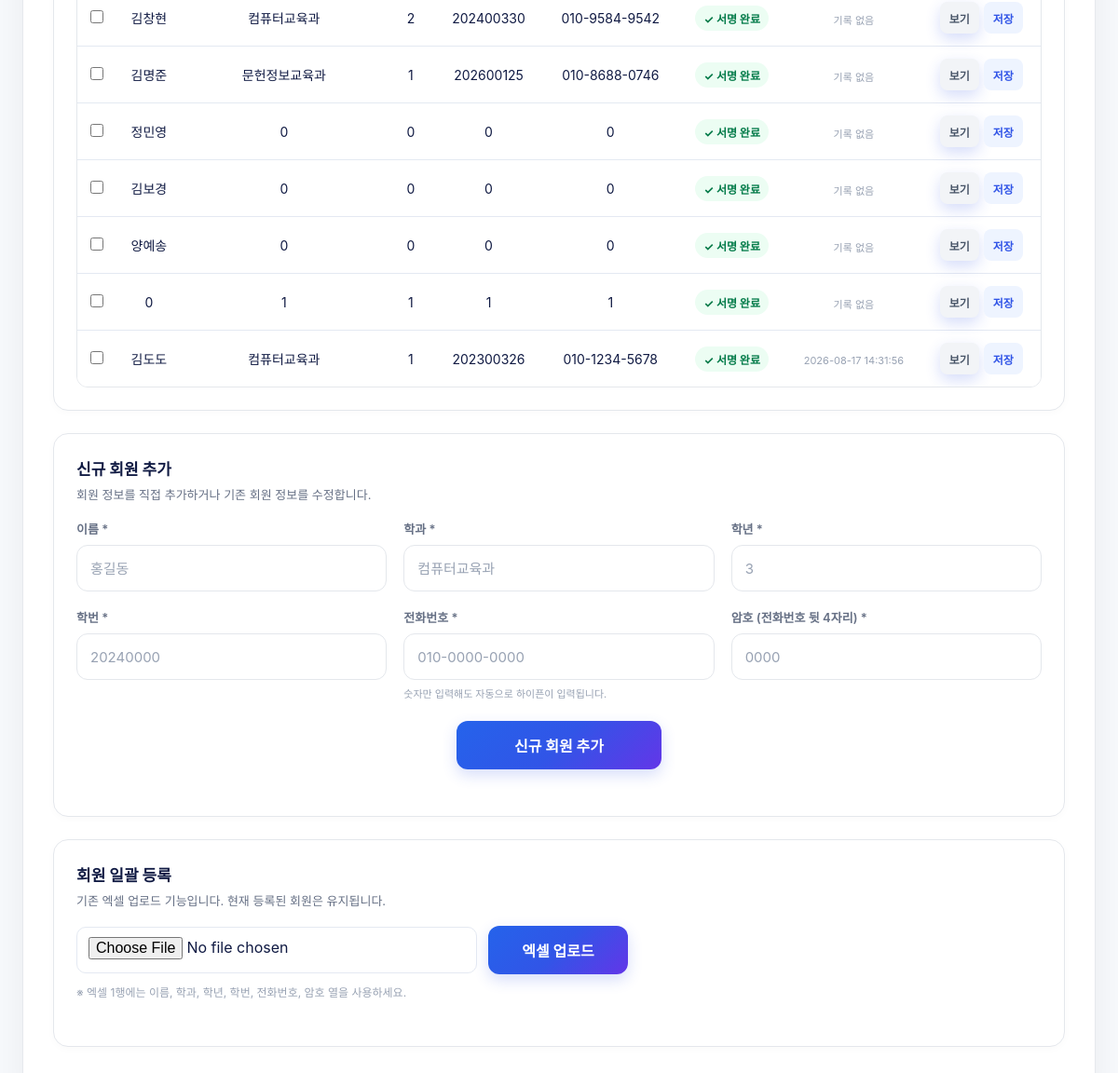
Page /admin_members (signed in, lower part) on the earlier database version.
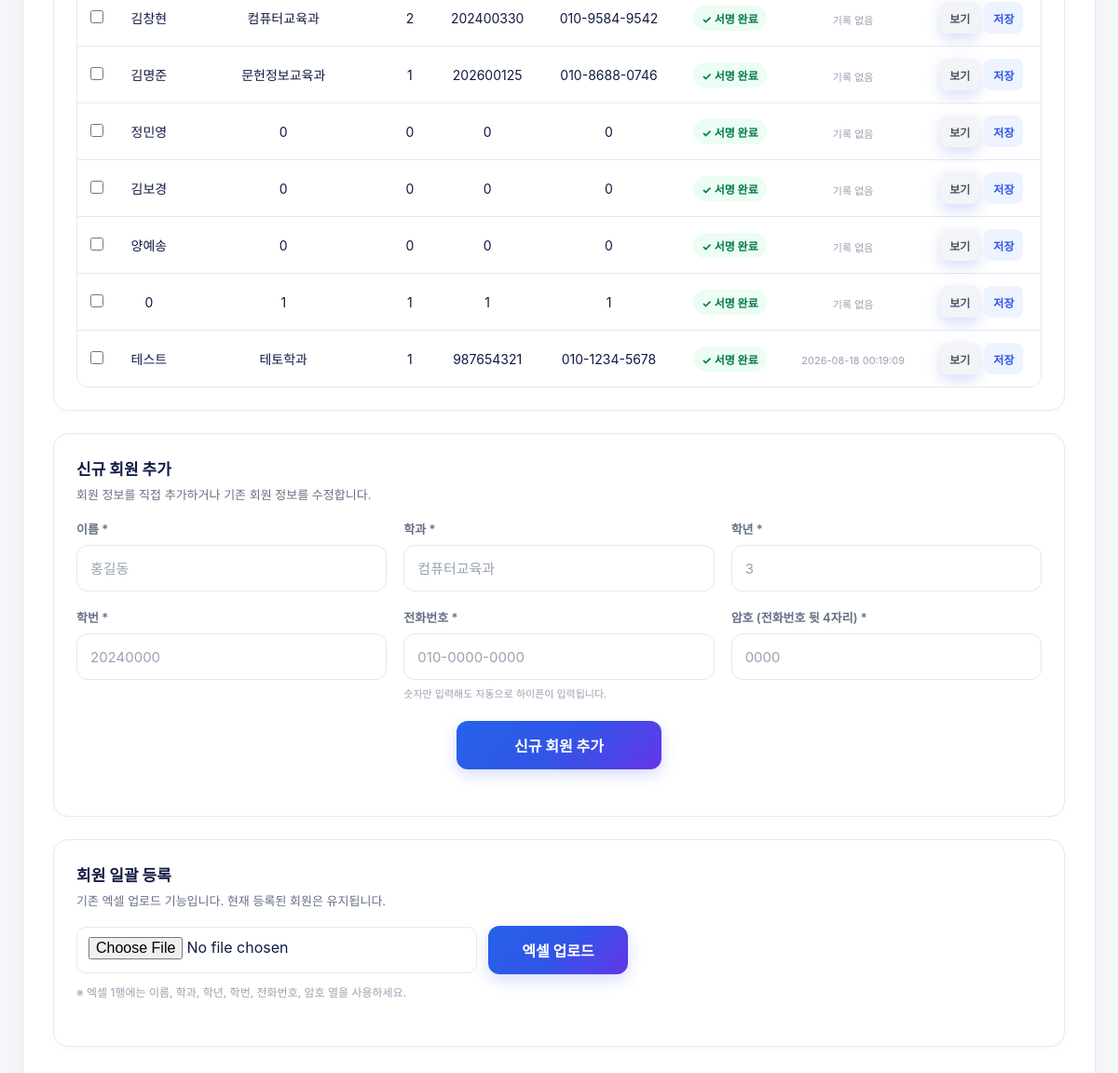
Same page on the later database version.
### tables this page shows
CREATE TABLE users (
    id INTEGER PRIMARY KEY AUTOINCREMENT,
    name TEXT NOT NULL,
    department TEXT,
    grade TEXT,
    student_id TEXT,
    phone TEXT,
    phone_last4 TEXT NOT NULL,
    has_signed INTEGER DEFAULT 0
, signed_at DATETIME);

### app.py (the view)
@app.route("/admin_members")
@admin_required
def admin_members():
    conn = sqlite3.connect(BASE_DIR / "users.db")
    c = conn.cursor()
    c.execute("SELECT * FROM users")
    users = c.fetchall()
    conn.close()
    return render_template("admin_members.html", users=users)

### app.py (called while the page is built)
def load_config():
    try:
        with open(CONFIG_FILE, "r", encoding="utf-8") as f:
            return json.load(f)
    except (FileNotFoundError, json.JSONDecodeError):
        return {
            "organization_name": "뉴맨",
            "academic_year": "2026",
            "semester": "2학기",
            "main_title": "동아리 재등록 시스템",
            "help_title": "인증이 어려우신가요?",
            "help_message": "회장에게 문의해 주세요.",
            "completion_title": "회원 명부에 서명되었습니다!",
            "completion_message": "서명해 주셔서 감사합니다 😊",
            "slogan": "언제나 당신의 곁에서, NEWMAN",
            "developer": "Developed by Stephen Kim",
            "logo": "newman_logo.jpg",
            "copyright": "All rights reserved."
        }

@app.context_processor
def inject_site_config():
    return {"site": load_config()}

def admin_required(view_func):
    @wraps(view_func)
    def wrapped_view(*args, **kwargs):
        if session.get("admin") is not True:
            session.pop("admin", None)
            return redirect("/admin")
        return view_func(*args, **kwargs)
    return wrapped_view

### templates/admin_members.html (shortened to what this page needs)
<!DOCTYPE html>
<html lang="ko">
<head>
    <link rel="stylesheet" href="/static/style.css">
</head>
<body>
<div class="admin-container">
    <div class="section-box">
        <div class="member-table-wrap">
            <table class="member-table" id="member_table">
                <tbody id="member_tbody">
                {% for user in users %}
                    <tr
                        class="member-row"
                        data-id="{{ user[0] }}"
                        data-name="{{ user[1]|lower }}"
                        data-department="{{ user[2]|lower }}"
                        data-grade="{{ user[3] }}"
                        data-student="{{ user[4] }}"
                        data-phone="{{ user[5] }}"
                        data-signed="{{ 'signed' if user[7] == 1 else 'pending' }}"
                        data-display-name="{{ user[1] }}"
                        data-signature-url="{{ '/download/' ~ user[1] ~ '.png' }}"
                    >
                        <td>
                            <input
                                type="checkbox"
                                class="member-checkbox"
                                value="{{ user[0] }}"
                                onchange="updateSelection()"
                            >
                        </td>
                        <td>{{ user[1] }}</td>
                        <td>{{ user[2] }}</td>
                        <td>{{ user[3] }}</td>
                        <td>{{ user[4] }}</td>
                        <td>{{ user[5] }}</td>
                        <td>
                            {% if user[7] == 1 %}
                                <span class="member-status signed">
                                    ✓ 서명 완료
                                </span>
                            {% else %}
                                <span class="member-status pending">
                                    미서명
                                </span>
                            {% endif %}
                        </td>
                        <td>
                            {% if user[7] == 1 %}
                                {% if user|length > 8 and user[8] %}
                                    <span class="signed-at">
                                        {{ user[8] }}
                                    </span>
                                {% else %}
                                    <span class="signed-at">기록 없음</span>
                                {% endif %}
                            {% else %}
                                <span style="color:#98A2B3;">-</span>
                            {% endif %}
                        </td>
                        <td>
                            {% if user[7] == 1 %}
                                <div class="member-table-actions">
                                    <button
                                        type="button"
                                        class="signature-view"
                                        onclick="openSignatureModal(
                                            '{{ user[1]|e }}',
                                            '{{ ('/download/' ~ user[1] ~ '.png')|e }}',
                                            '{% if user|length > 8 and user[8] %}{{ user[8]|e }}{% else %}기록 없음{% endif %}'
                                        )"
                                    >
                                        보기
                                    </button>
                                    <a
                                        href="/download/{{ user[1] }}.png"
                                        class="member-download"
                                        download
                                    >
                                        저장
                                    </a>
                                </div>
                            {% else %}
                                <span style="color:#98A2B3;">-</span>
                            {% endif %}
                        </td>
                    </tr>
                {% endfor %}
                </tbody>
            </table>
        </div>
    </div>
    <div class="section-box">
        <div class="member-group" style="padding-top:0;border-top:0;">
            <h4 id="form_title">신규 회원 추가</h4>
            <p class="member-description">
                회원 정보를 직접 추가하거나 기존 회원 정보를 수정합니다.
            </p>
            <form
                id="user_form"
                action="/admin/add_user"
                method="POST"
                onsubmit="return validateMemberForm()"
            >
                <div class="member-form-grid">
                    <div class="member-field">
                        <label for="name">이름 *</label>
                        <input
                            type="text"
                            id="name"
                            name="name"
                            placeholder="홍길동"
                            required
                        >
                    </div>
                    <div class="member-field">
                        <label for="department">학과 *</label>
                        <input
                            type="text"
                            id="department"
                            name="department"
                            placeholder="컴퓨터교육과"
                            required
                        >
                    </div>
                    <div class="member-field">
                        <label for="grade">학년 *</label>
                        <input
                            type="text"
                            id="grade"
                            name="grade"
                            placeholder="3"
                            required
                        >
                    </div>
                    <div class="member-field">
                        <label for="student_id">학번 *</label>
                        <input
                            type="text"
                            id="student_id"
                            name="student_id"
                            placeholder="20240000"
                            required
                        >
                    </div>
                    <div class="member-field">
                        <label for="phone">전화번호 *</label>
                        <input
                            type="tel"
                            id="phone"
                            name="phone"
                            placeholder="010-0000-0000"
                            maxlength="13"
                            required
                        >
                        <div class="field-help">
                            숫자만 입력해도 자동으로 하이픈이 입력됩니다.
                        </div>
                    </div>
                    <div class="member-field">
                        <label for="phone_last4">암호 (전화번호 뒷 4자리) *</label>
                        <input
                            type="tel"
                            id="phone_last4"
                            name="phone_last4"
                            maxlength="4"
                            placeholder="0000"
                            inputmode="numeric"
                            required
                        >
                    </div>
                </div>
                <div class="member-actions-row">
                    <button
                        type="submit"
                        id="submit_button"
                    >
                        신규 회원 추가
                    </button>
                </div>
            </form>
        </div>
    </div>
    <div class="section-box">
        <div class="member-group" style="padding-top:0;border-top:0;">
            <h4>회원 일괄 등록</h4>
            <p class="member-description">
                기존 엑셀 업로드 기능입니다. 현재 등록된 회원은 유지됩니다.
            </p>
            <form
                action="/admin/upload_excel"
                method="POST"
                enctype="multipart/form-data"
            >
                <div class="upload-row">
                    <input
                        type="file"
                        name="file"
                        accept=".xlsx,.xls"
                        required
                    >
                    <button type="submit">
                        엑셀 업로드
                    </button>
                </div>
            </form>
            <p class="member-helper">
                ※ 엑셀 1행에는 이름, 학과, 학년, 학번, 전화번호, 암호 열을 사용하세요.
            </p>
        </div>
    </div>
</div>
</body>
</html>

### static/style.css (style rules this page uses)
:root { --primary: #3155E7; --primary-hover: #2443C7; --primary-light: #EAF0FF; --blue: #2563EB; --cyan: #18B9E8; --purple: #6336E8; --navy: #101A43; --bg-color: #F6F8FC; --surface: #FFFFFF; --text-main: #101A43; --text-muted: #667085; --border: #E4E9F2; --input-bg: #F9FAFC; --error: #EF5B6A; }
* { box-sizing: border-box; margin: 0; padding: 0; font-family: 'Pretendard', -apple-system, BlinkMacSystemFont, system-ui, Roboto, sans-serif; }
body { background-color: var(--bg-color); color: var(--text-main); display: flex; flex-direction: column; align-items: center; justify-content: center; min-height: 100vh; padding: 20px; overflow-x: hidden; }
form { width: 100%; display: flex; flex-direction: column; }
input { width: 100%; height: 52px; padding: 0 16px; font-size: 16px; border: 1.5px solid var(--border); border-radius: 12px; background-color: var(--input-bg); color: var(--text-main); transition: border-color 0.2s ease, background-color 0.2s ease, box-shadow 0.2s ease; }
input::placeholder { color: #98A2B3; }
a { text-decoration: none; width: 100%; }

Differences in the rows shown:
removed users: name "김도도", department "컴퓨터교육과", grade "1", student "202300326", phone "010-1234-5678", has_signed "✓ 서명 완료", signed_at "2026-08-17 14:31:56"
added users: name "테스트", department "테토학과", grade "1", student "987654321", phone "010-1234-5678", has_signed "✓ 서명 완료", signed_at "2026-08-18 00:19:09"
